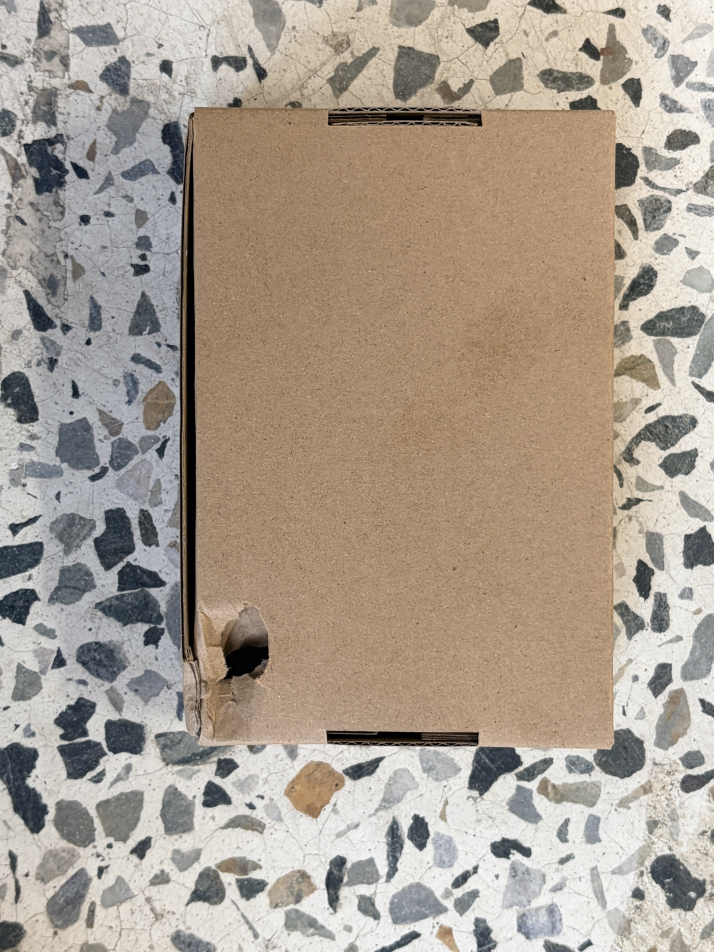
#> input picture box1.jpg, 4284 x 5712 px, given in place of box_or.jpg, which was not available (shown at 1/6 size); the run also reads 1 picture not shown here
$ python analyze_box.py
#> lines starting #> are read from the running program, lines starting #| are printed output that depends on the picture; pictures that were not available may be replaced by others from this repository, and a replacement may not be noted
import cv2
import numpy as np
import matplotlib.pyplot as plt

def process_box(image_path):
    # 이미지 로드 및 그레이스케일
#> called with image_path = 'box_or.jpg'
    img = cv2.imread(image_path)
#> img is the input picture: shape (5712, 4284, 3); mean B, G, R 144, 157.2, 169.3
    gray = cv2.cvtColor(img, cv2.COLOR_BGR2GRAY)
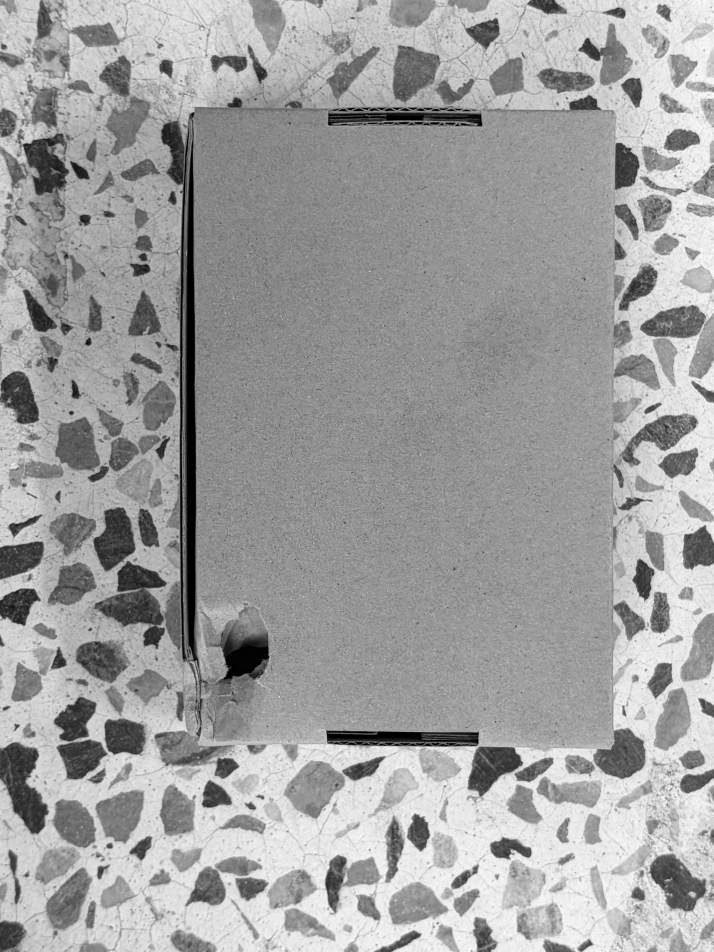
#> gray: shape (5712, 4284) (shown at 1/6 size); min 0, max 254, mean 159.3

    # 1. 전처리: 가우시안 블러 (부드럽게)
    blurred = cv2.GaussianBlur(gray, (5, 5), 0)

    # 2. 에지 검출: Canny
    # 흰 배경이라 노이즈가 적으므로 임계값을 표준적으로 설정
    edges = cv2.Canny(blurred, 50, 150)
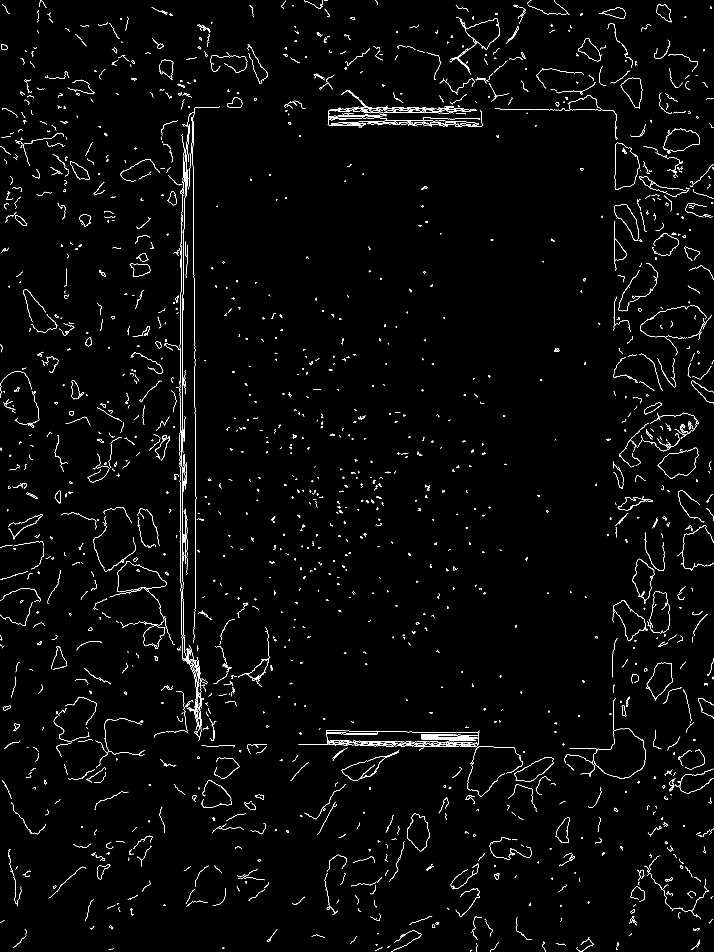
#> edges: shape (5712, 4284) (shown at 1/6 size); 0.74% white in thin lines or dots

    return cv2.cvtColor(img, cv2.COLOR_BGR2RGB), edges

# 두 이미지 처리
normal_img, normal_edges = process_box('box_or.jpg')
damaged_img, damaged_edges = process_box('box.jpg')

# 결과 시각화
plt.figure(figsize=(12, 10))

# 정상 박스
plt.subplot(2, 2, 1)
plt.title("Normal Box (Original)")
plt.imshow(normal_img)
plt.axis('off')

plt.subplot(2, 2, 2)
plt.title("Normal Box (Edges)")
plt.imshow(normal_edges, cmap='gray')
plt.axis('off')

# 파손 박스
plt.subplot(2, 2, 3)
plt.title("Damaged Box (Original)")
plt.imshow(damaged_img)
plt.axis('off')

plt.subplot(2, 2, 4)
plt.title("Damaged Box (Edges)")
plt.imshow(damaged_edges, cmap='gray')
plt.axis('off')

plt.tight_layout()
plt.savefig('comparison_result.png')
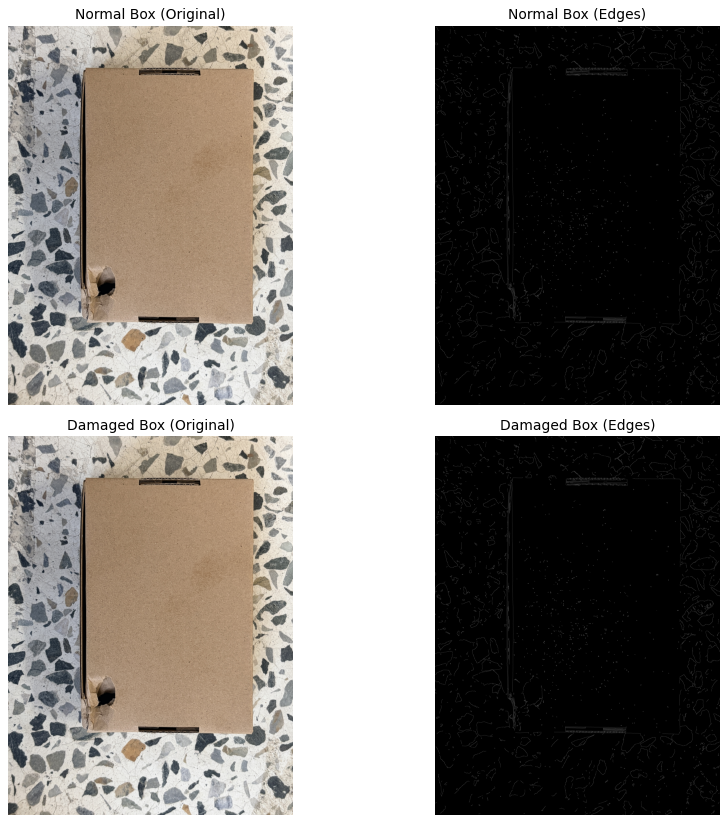
#> figure drawn by matplotlib, 4 panels
plt.show()

print("비교 분석 완료! 'comparison_result.png'를 확인하세요.")
